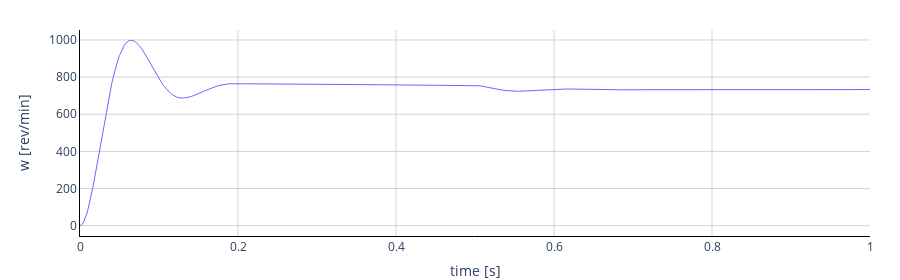

The code cell stored with this chart in its notebook:
### Code cell
import fmpy
from fmpy import *


filename = 'Drive.fmu'

start_values = {
    # variable                                         start   unit        description
    'loadInertia1.J':                                    (10, 'kg.m2'),  # Moment of inertia
    'idealGear.ratio':                                   (10, '1'),      # Transmission ratio (flange_a.phi/flange_b.phi)
    'dcpm.TaOperational':                            (293.15, 'K'),      # Operational armature temperature
    'dcpm.fixed.phi0':                                    (0, 'rad'),    # Fixed offset angle of housing
    'dcpmData.Jr':                                    (0.001, 'kg.m2'),  # Rotor's moment of inertia
    'dcpmData.VaNominal':                               (100, 'V'),      # Nominal armature voltage
    'dcpmData.IaNominal':                               (100, 'A'),      # Nominal armature current (>0..Motor, <0..Generator)
    'dcpmData.wNominal':                    (149.22565104552, 'rad/s'),  # Nominal speed
    'dcpmData.TaNominal':                            (293.15, 'K'),      # Nominal armature temperature
    'dcpmData.Ra':                                     (0.05, 'Ohm'),    # Armature resistance at TaRef
    'dcpmData.TaRef':                                (293.15, 'K'),      # Reference temperature of armature resistance
    'dcpmData.alpha20a':                                  (0, '1/K'),    # Temperature coefficient of armature resistance
    'dcpmData.La':                                   (0.0015, 'H'),      # Armature inductance
    'dcpmData.frictionParameters.power_w':                 2,            # Exponent of friction torque w.r.t. angular velocity
    'dcpmData.strayLoadParameters.power_w':                1,            # Exponent of stray load loss torque w.r.t. angular velocity
}

output = [
    'w',
]

input = read_csv('Drive_in.csv')

result = simulate_fmu(filename, start_values=start_values, input=input, output=output, stop_time=1.0)

plot_result(result)

### Figure 1 — Plotly figure (JSON) as saved in the notebook; plotly's stock layout.template omitted (floating-point values rounded to 4 significant figures; data arrays with more than 128 entries replaced by an {"elided": "..."} marker saying what was removed)
{"data": [{"line": {"color": "#636efa", "width": 1}, "marker": {"color": "#636efa", "size": 5}, "name": "w", "type": "scatter", "x": {"elided": "501 float values"}, "xaxis": "x", "y": {"elided": "501 float values"}, "yaxis": "y"}], "layout": {"height": 280, "margin": {"b": 0, "r": 30, "t": 30}, "plot_bgcolor": "rgba(0,0,0,0)", "showlegend": false, "xaxis": {"anchor": "y", "domain": [0, 1], "gridcolor": "LightGrey", "gridwidth": 1, "linecolor": "black", "range": [0, 1], "showgrid": true, "showline": true, "ticklen": 0, "title": {"text": "time [s]"}, "zerolinecolor": "LightGrey", "zerolinewidth": 1}, "yaxis": {"anchor": "x", "domain": [0, 1], "gridcolor": "LightGrey", "gridwidth": 1, "linecolor": "black", "showgrid": true, "showline": true, "ticklen": 0, "title": {"text": "w [rev/min]"}, "zerolinecolor": "LightGrey", "zerolinewidth": 1}}}
